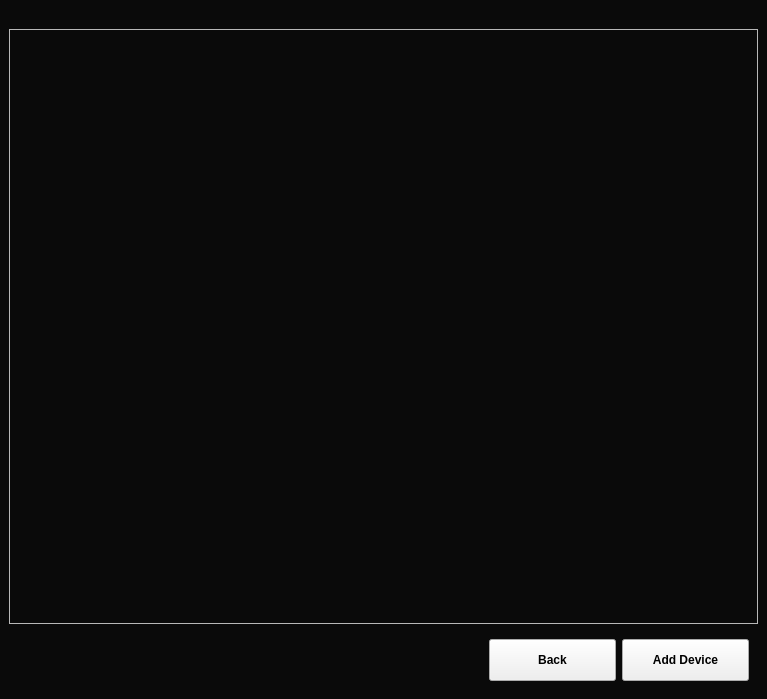
<?xml version="1.0" encoding="UTF-8"?>
<ui version="4.0">
 <class>ScopyHomeAddPage</class>
 <widget class="QWidget" name="ScopyHomeAddPage">
  <property name="geometry">
   <rect>
    <x>0</x>
    <y>0</y>
    <width>767</width>
    <height>699</height>
   </rect>
  </property>
  <property name="sizePolicy">
   <sizepolicy hsizetype="Preferred" vsizetype="Preferred">
    <horstretch>0</horstretch>
    <verstretch>0</verstretch>
   </sizepolicy>
  </property>
  <property name="windowTitle">
   <string>Form</string>
  </property>
  <property name="styleSheet">
   <string notr="true">.QWidget{background-color : rgb(10, 10, 10)}</string>
  </property>
  <layout class="QGridLayout" name="gridLayout" columnstretch="0">
   <property name="leftMargin">
    <number>0</number>
   </property>
   <property name="topMargin">
    <number>0</number>
   </property>
   <property name="rightMargin">
    <number>0</number>
   </property>
   <property name="bottomMargin">
    <number>0</number>
   </property>
   <item row="0" column="0">
    <widget class="QStackedWidget" name="stackedWidget">
     <property name="sizePolicy">
      <sizepolicy hsizetype="Preferred" vsizetype="Preferred">
       <horstretch>0</horstretch>
       <verstretch>0</verstretch>
      </sizepolicy>
     </property>
     <property name="minimumSize">
      <size>
       <width>550</width>
       <height>0</height>
      </size>
     </property>
     <property name="styleSheet">
      <string notr="true"/>
     </property>
     <property name="currentIndex">
      <number>1</number>
     </property>
     <widget class="QWidget" name="deviceDetectionPage">
      <property name="sizePolicy">
       <sizepolicy hsizetype="Preferred" vsizetype="Preferred">
        <horstretch>0</horstretch>
        <verstretch>0</verstretch>
       </sizepolicy>
      </property>
      <property name="minimumSize">
       <size>
        <width>0</width>
        <height>0</height>
       </size>
      </property>
      <layout class="QGridLayout" name="gridLayout_2">
       <property name="leftMargin">
        <number>9</number>
       </property>
       <property name="topMargin">
        <number>9</number>
       </property>
       <property name="rightMargin">
        <number>9</number>
       </property>
       <property name="bottomMargin">
        <number>9</number>
       </property>
       <item row="0" column="0">
        <widget class="QWidget" name="filterWidget" native="true">
         <property name="sizePolicy">
          <sizepolicy hsizetype="Minimum" vsizetype="Preferred">
           <horstretch>0</horstretch>
           <verstretch>0</verstretch>
          </sizepolicy>
         </property>
         <layout class="QHBoxLayout" name="horizontalLayout" stretch="1,9">
          <property name="leftMargin">
           <number>9</number>
          </property>
          <item>
           <widget class="QLabel" name="labelFilter">
            <property name="sizePolicy">
             <sizepolicy hsizetype="Preferred" vsizetype="Preferred">
              <horstretch>0</horstretch>
              <verstretch>0</verstretch>
             </sizepolicy>
            </property>
            <property name="text">
             <string>Filter: </string>
            </property>
           </widget>
          </item>
          <item alignment="Qt::AlignLeft">
           <widget class="QWidget" name="filterCheckBoxes" native="true">
            <property name="sizePolicy">
             <sizepolicy hsizetype="Fixed" vsizetype="Preferred">
              <horstretch>0</horstretch>
              <verstretch>0</verstretch>
             </sizepolicy>
            </property>
            <layout class="QHBoxLayout" name="horizontalLayout_4">
             <property name="spacing">
              <number>10</number>
             </property>
             <property name="leftMargin">
              <number>0</number>
             </property>
             <property name="rightMargin">
              <number>0</number>
             </property>
            </layout>
           </widget>
          </item>
         </layout>
        </widget>
       </item>
       <item row="1" column="1">
        <spacer name="horizontalSpacer">
         <property name="orientation">
          <enum>Qt::Horizontal</enum>
         </property>
         <property name="sizeType">
          <enum>QSizePolicy::MinimumExpanding</enum>
         </property>
         <property name="sizeHint" stdset="0">
          <size>
           <width>40</width>
           <height>20</height>
          </size>
         </property>
        </spacer>
       </item>
       <item row="3" column="0" alignment="Qt::AlignRight">
        <widget class="QWidget" name="btnsWidget_2" native="true">
         <property name="sizePolicy">
          <sizepolicy hsizetype="Minimum" vsizetype="Preferred">
           <horstretch>0</horstretch>
           <verstretch>0</verstretch>
          </sizepolicy>
         </property>
         <layout class="QHBoxLayout" name="horizontalLayout_3">
          <item>
           <widget class="QPushButton" name="btnScan">
            <property name="sizePolicy">
             <sizepolicy hsizetype="Fixed" vsizetype="Fixed">
              <horstretch>0</horstretch>
              <verstretch>0</verstretch>
             </sizepolicy>
            </property>
            <property name="styleSheet">
             <string notr="true">QPushButton{width: 95px;
								height: 40px;
						 		font-size: 12px;
						   		text-align: center;
						   		font-weight: bold;
						   		padding-left: 15px;
						   		padding-right: 15px;
						 		}</string>
            </property>
            <property name="text">
             <string>Scan</string>
            </property>
           </widget>
          </item>
          <item>
           <widget class="QPushButton" name="btnVerify">
            <property name="sizePolicy">
             <sizepolicy hsizetype="Fixed" vsizetype="Fixed">
              <horstretch>0</horstretch>
              <verstretch>0</verstretch>
             </sizepolicy>
            </property>
            <property name="autoFillBackground">
             <bool>false</bool>
            </property>
            <property name="styleSheet">
             <string notr="true">QPushButton{width: 95px;
								height: 40px;
						 		font-size: 12px;
						   		text-align: center;
						   		font-weight: bold;
						   		padding-left: 15px;
						   		padding-right: 15px;
						 		}</string>
            </property>
            <property name="text">
             <string>Verify</string>
            </property>
           </widget>
          </item>
         </layout>
        </widget>
       </item>
       <item row="1" column="0">
        <widget class="QWidget" name="scanSection" native="true">
         <property name="sizePolicy">
          <sizepolicy hsizetype="Preferred" vsizetype="Fixed">
           <horstretch>0</horstretch>
           <verstretch>0</verstretch>
          </sizepolicy>
         </property>
         <property name="styleSheet">
          <string notr="true"/>
         </property>
         <layout class="QVBoxLayout" name="verticalLayout_5">
          <property name="leftMargin">
           <number>0</number>
          </property>
          <property name="topMargin">
           <number>0</number>
          </property>
          <property name="rightMargin">
           <number>0</number>
          </property>
          <property name="bottomMargin">
           <number>0</number>
          </property>
          <item>
           <widget class="QWidget" name="discoveredContextsWidget" native="true">
            <property name="sizePolicy">
             <sizepolicy hsizetype="Preferred" vsizetype="Preferred">
              <horstretch>0</horstretch>
              <verstretch>0</verstretch>
             </sizepolicy>
            </property>
            <layout class="QHBoxLayout" name="horizontalLayout_2" stretch="1,9">
             <property name="spacing">
              <number>6</number>
             </property>
             <item>
              <widget class="QLabel" name="labelContext">
               <property name="sizePolicy">
                <sizepolicy hsizetype="Preferred" vsizetype="Preferred">
                 <horstretch>0</horstretch>
                 <verstretch>0</verstretch>
                </sizepolicy>
               </property>
               <property name="text">
                <string>Context: </string>
               </property>
              </widget>
             </item>
             <item>
              <widget class="QComboBox" name="comboBoxContexts"/>
             </item>
            </layout>
           </widget>
          </item>
          <item>
           <widget class="QWidget" name="serialSettingsWidget" native="true">
            <property name="sizePolicy">
             <sizepolicy hsizetype="Preferred" vsizetype="Preferred">
              <horstretch>0</horstretch>
              <verstretch>0</verstretch>
             </sizepolicy>
            </property>
            <layout class="QGridLayout" name="gridLayout_4" columnstretch="1,4,4,1">
             <property name="horizontalSpacing">
              <number>6</number>
             </property>
             <item row="0" column="1">
              <widget class="QComboBox" name="comboBoxSerialPort"/>
             </item>
             <item row="1" column="3">
              <widget class="QLabel" name="labelFrameFormat">
               <property name="text">
                <string>Port config</string>
               </property>
              </widget>
             </item>
             <item row="1" column="2">
              <widget class="QLabel" name="labelBaudRate">
               <property name="text">
                <string>Baud rate</string>
               </property>
              </widget>
             </item>
             <item row="0" column="2">
              <widget class="QComboBox" name="comboBoxBaudRate"/>
             </item>
             <item row="0" column="0">
              <widget class="QLabel" name="labelSerial">
               <property name="sizePolicy">
                <sizepolicy hsizetype="Preferred" vsizetype="Preferred">
                 <horstretch>0</horstretch>
                 <verstretch>0</verstretch>
                </sizepolicy>
               </property>
               <property name="text">
                <string>Serial: </string>
               </property>
              </widget>
             </item>
             <item row="0" column="3">
              <widget class="QLineEdit" name="editSerialFrameConfig">
               <property name="sizePolicy">
                <sizepolicy hsizetype="Preferred" vsizetype="Preferred">
                 <horstretch>0</horstretch>
                 <verstretch>0</verstretch>
                </sizepolicy>
               </property>
               <property name="text">
                <string>8n1</string>
               </property>
               <property name="readOnly">
                <bool>false</bool>
               </property>
              </widget>
             </item>
             <item row="1" column="1">
              <widget class="QLabel" name="labelPortName">
               <property name="text">
                <string>Port name</string>
               </property>
              </widget>
             </item>
            </layout>
           </widget>
          </item>
          <item>
           <widget class="QWidget" name="uriWidget" native="true">
            <layout class="QGridLayout" name="gridLayout_5" columnstretch="1,9">
             <item row="1" column="1">
              <widget class="QLabel" name="uriMessageLabel">
               <property name="text">
                <string/>
               </property>
              </widget>
             </item>
             <item row="0" column="0">
              <widget class="QLabel" name="labelUri">
               <property name="text">
                <string>URI: </string>
               </property>
              </widget>
             </item>
             <item row="0" column="1">
              <widget class="QLineEdit" name="editUri">
               <property name="sizePolicy">
                <sizepolicy hsizetype="Preferred" vsizetype="Fixed">
                 <horstretch>0</horstretch>
                 <verstretch>0</verstretch>
                </sizepolicy>
               </property>
              </widget>
             </item>
            </layout>
           </widget>
          </item>
         </layout>
        </widget>
       </item>
       <item row="4" column="0">
        <spacer name="verticalSpacer">
         <property name="orientation">
          <enum>Qt::Vertical</enum>
         </property>
         <property name="sizeHint" stdset="0">
          <size>
           <width>20</width>
           <height>40</height>
          </size>
         </property>
        </spacer>
       </item>
      </layout>
     </widget>
     <widget class="QWidget" name="deviceInfoPage">
      <property name="sizePolicy">
       <sizepolicy hsizetype="Preferred" vsizetype="Preferred">
        <horstretch>0</horstretch>
        <verstretch>0</verstretch>
       </sizepolicy>
      </property>
      <property name="minimumSize">
       <size>
        <width>0</width>
        <height>0</height>
       </size>
      </property>
      <layout class="QVBoxLayout" name="verticalLayout">
       <item>
        <spacer name="verticalSpacer_3">
         <property name="orientation">
          <enum>Qt::Vertical</enum>
         </property>
         <property name="sizeType">
          <enum>QSizePolicy::Fixed</enum>
         </property>
         <property name="sizeHint" stdset="0">
          <size>
           <width>20</width>
           <height>20</height>
          </size>
         </property>
        </spacer>
       </item>
       <item>
        <widget class="QScrollArea" name="scrollAreaDevInfo">
         <property name="widgetResizable">
          <bool>true</bool>
         </property>
         <widget class="QWidget" name="infoSection">
          <property name="geometry">
           <rect>
            <x>0</x>
            <y>0</y>
            <width>747</width>
            <height>587</height>
           </rect>
          </property>
          <layout class="QVBoxLayout" name="verticalLayout_2">
           <item>
            <widget class="scopy::gui::SubsectionSeparator" name="deviceInfo" native="true">
             <property name="sizePolicy">
              <sizepolicy hsizetype="Preferred" vsizetype="Fixed">
               <horstretch>0</horstretch>
               <verstretch>0</verstretch>
              </sizepolicy>
             </property>
            </widget>
           </item>
           <item>
            <widget class="scopy::gui::SubsectionSeparator" name="devicePluginBrowser" native="true">
             <property name="sizePolicy">
              <sizepolicy hsizetype="Preferred" vsizetype="Fixed">
               <horstretch>0</horstretch>
               <verstretch>0</verstretch>
              </sizepolicy>
             </property>
            </widget>
           </item>
           <item>
            <spacer name="verticalSpacer_2">
             <property name="orientation">
              <enum>Qt::Vertical</enum>
             </property>
             <property name="sizeType">
              <enum>QSizePolicy::Expanding</enum>
             </property>
             <property name="sizeHint" stdset="0">
              <size>
               <width>20</width>
               <height>40</height>
              </size>
             </property>
            </spacer>
           </item>
          </layout>
         </widget>
        </widget>
       </item>
       <item alignment="Qt::AlignRight">
        <widget class="QWidget" name="btnsWidget" native="true">
         <property name="sizePolicy">
          <sizepolicy hsizetype="Fixed" vsizetype="Fixed">
           <horstretch>0</horstretch>
           <verstretch>0</verstretch>
          </sizepolicy>
         </property>
         <layout class="QHBoxLayout" name="horizontalLayout_5">
          <item>
           <widget class="QPushButton" name="btnBack">
            <property name="styleSheet">
             <string notr="true">QPushButton{width: 95px;
								height: 40px;
						 		font-size: 12px;
						   		text-align: center;
						   		font-weight: bold;
						   		padding-left: 15px;
						   		padding-right: 15px;
						 		}</string>
            </property>
            <property name="text">
             <string>Back</string>
            </property>
           </widget>
          </item>
          <item>
           <widget class="QPushButton" name="btnAdd">
            <property name="styleSheet">
             <string notr="true">QPushButton{width: 95px;
								height: 40px;
						 		font-size: 12px;
						   		text-align: center;
						   		font-weight: bold;
						   		padding-left: 15px;
						   		padding-right: 15px;
						 		}</string>
            </property>
            <property name="text">
             <string>Add Device</string>
            </property>
           </widget>
          </item>
         </layout>
        </widget>
       </item>
      </layout>
     </widget>
    </widget>
   </item>
  </layout>
 </widget>
 <customwidgets>
  <customwidget>
   <class>scopy::gui::SubsectionSeparator</class>
   <extends>QWidget</extends>
   <header>subsection_separator.hpp</header>
   <container>1</container>
  </customwidget>
 </customwidgets>
 <resources/>
 <connections/>
</ui>
